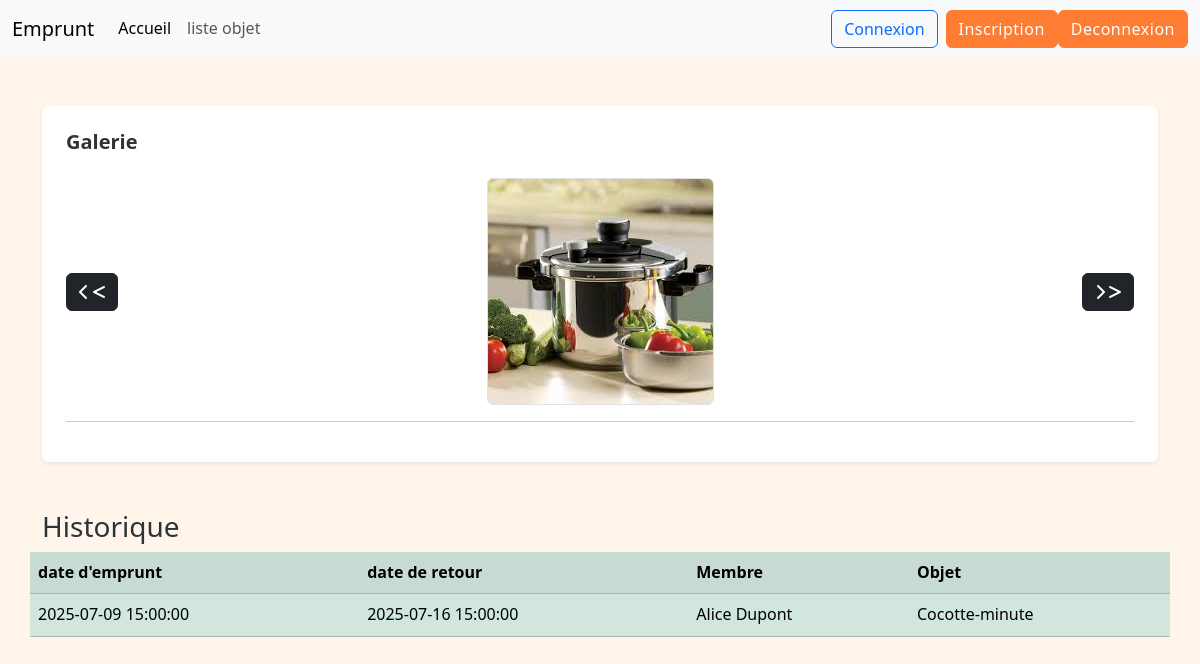
The app's page /pages/fiche.php?id_objet=27&nom_image=cocotte.jpg&id_image=27 with its own data.
### tables this page shows
CREATE TABLE Final_image_objet(
    id_image INT AUTO_INCREMENT PRIMARY KEY,
    id_objet INT,
    nom_image VARCHAR(100),
    FOREIGN KEY (id_objet) REFERENCES Final_objet(id_objet)
);

CREATE TABLE Final_emprunt(
    id_emprunt INT AUTO_INCREMENT PRIMARY KEY,
    id_objet INT,
    id_membre INT,
    date_emprunt DATETIME,
    date_retour DATETIME,
    FOREIGN KEY (id_objet) REFERENCES Final_objet(id_objet),
    FOREIGN KEY (id_membre) REFERENCES Final_membre(id_membre)
);

CREATE TABLE Final_membre (
    id_membre INT AUTO_INCREMENT PRIMARY KEY,
    nom VARCHAR(50),
    date_de_naissance DATETIME,
    genre VARCHAR(20),
    email VARCHAR(50),
    ville VARCHAR(50),
    mdp VARCHAR(20),
    image_profil VARCHAR(100) 
);

CREATE TABLE Final_objet (
    id_objet INT AUTO_INCREMENT PRIMARY KEY,
    nom_objet VARCHAR(100),
    id_categorie INT,
    id_membre INT,
    FOREIGN KEY (id_categorie) REFERENCES Final_categorie_objet(id_categorie),
    FOREIGN KEY (id_membre) REFERENCES Final_membre(id_membre)
);

### inc/fonction.php (called while the page is built, shortened)
<?php
function img_principale($id){
    include('base.php');
     $sql="SELECT * FROM Final_image_objet WHERE id_objet = '$id'";
     $sqli=mysqli_query($bdd,$sql);
     $ami=mysqli_fetch_assoc($sqli);
     return $ami;
}
function emprunt($id){
    include('base.php');
    $sql = "SELECT *
            FROM Final_emprunt
            JOIN Final_objet ON Final_objet.id_objet = Final_emprunt.id_objet
            JOIN Final_membre ON Final_membre.id_membre = Final_emprunt.id_membre
            WHERE Final_objet.id_objet = '%s'";
    $sql = sprintf($sql, mysqli_real_escape_string($bdd, $id));
    $result = mysqli_query($bdd, $sql);
    $donnee = array();
    while ($a = mysqli_fetch_assoc($result)) {
        $donnee[] = $a;
    }
    return $donnee;
}
?>

### pages/fiche.php (the view, shortened to what this page needs)
<?php
require('../inc/fonction.php');
$hist = emprunt($_GET['id_objet']);
$sary=img_principale($_GET['id_objet']);
?>
<!DOCTYPE html>
<html lang="en">
<head>
  <link href="../assets/bootstrap/css/bootstrap.min.css" rel="stylesheet">
    <link rel="stylesheet" href="../assets/bootstrap/css/all.min.css">
    <link rel="stylesheet" href="../assets/style.css">
</head>
<body>
    <?php include('header.php');?>
<div class="container py-5"><div class="bg-white p-4 shadow-sm rounded mb-5">
  <h5 class="fw-bold mb-4">Galerie</h5>
  <div class="position-relative text-center mb-3">
    <img id="mainImage" src="../assets/image/<?= htmlspecialchars($sary['nom_image']) ?>" class="img-fluid rounded border" alt="Image principale" style="max-width: 50%; height: auto;">
    <button class="btn btn-dark position-absolute top-50 start-0 translate-middle-y" onclick="prevImage()" aria-label="Précédent">
      <i class="fas fa-chevron-left"> < </i>
    </button>
    <button class="btn btn-dark position-absolute top-50 end-0 translate-middle-y" onclick="nextImage()" aria-label="Suivant">
      <i class="fas fa-chevron-right"> > </i>
    </button>
  </div>
    <hr>
</div>
    <div class="row">
                <h3>Historique</h3>
                <table  class="table table-success table-striped" style="margin:auto;">
                    <tr>
                        <th>date d'emprunt</th>
                        <th>date de retour</th>
                        <th>Membre</th>
                        <th>Objet</th>
                    </tr>
                    <?php foreach($hist as $h ){?>
                       <tr>
                            <td><?=$h['date_emprunt']?></td>
                            <td><?=$h['date_retour']?></td>
                            <td><?=$h['nom']?></td>
                            <td><?=$h['nom_objet']?></td>
                       </tr>
                    <?php } ?>
                </table>
            </div>
</div>
</body>
</html>

### assets/style.css (style rules this page uses)
:root { --primary: #FF7D33; --primary-light: rgba(255, 125, 51, 0.1); --secondary: #005F89; --accent: #FFC107; --light: #FFF5EB; --dark: #2D3436; --gray: #636E72; --white: #FFFFFF; }
body { font-family: 'Segoe UI', Roboto, 'Helvetica Neue', sans-serif; background-color: var(--light); color: var(--dark); line-height: 1.6; min-height: 100vh; display: flex; flex-direction: column; }
:root { --bs-primary: var(--primary); --bs-secondary: var(--secondary); }

### records on screen
final_image_objet: nom_image (picture)
final_emprunt: date_emprunt "2025-07-09 15:00:00", date_retour "2025-07-16 15:00:00", id_membre.nom "Alice Dupont", id_objet.nom_objet "Cocotte-minute"
